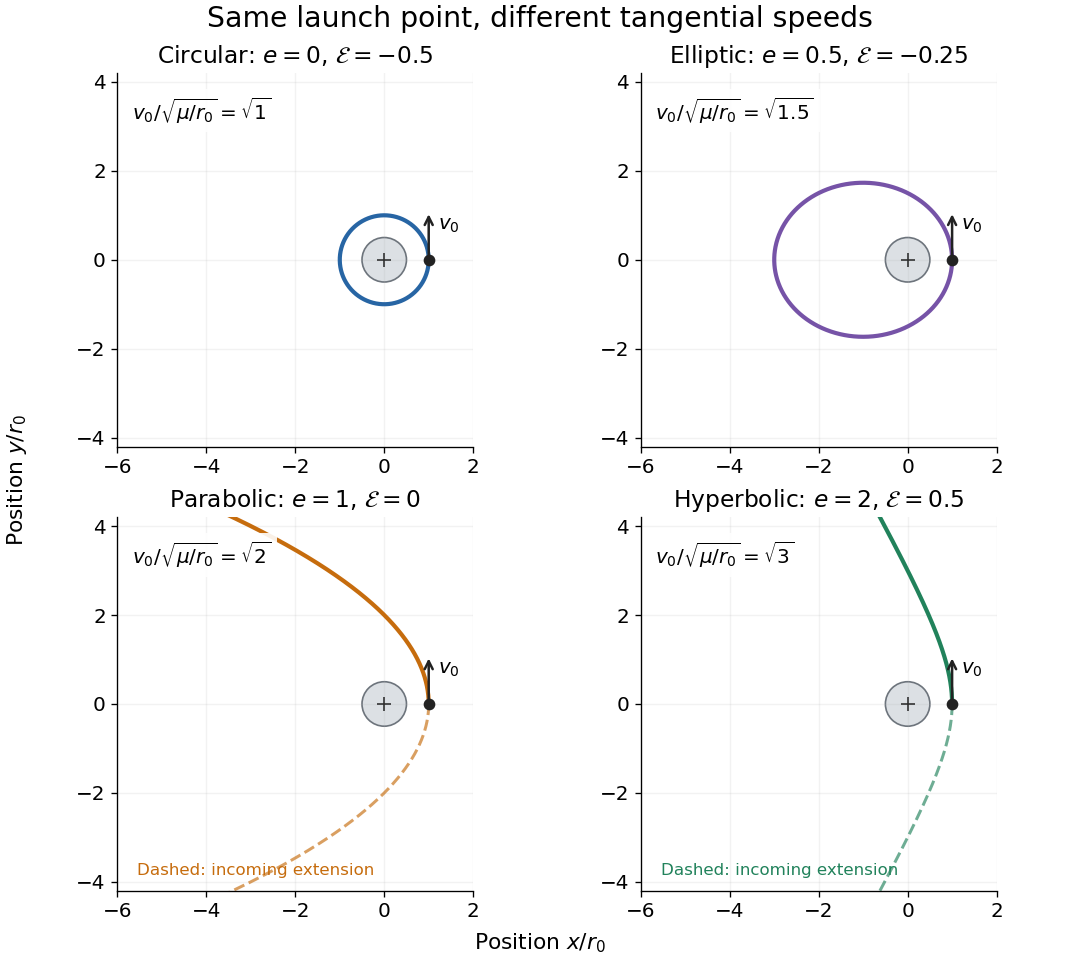

Write the Python code that produced this figure.
"""Plot exact exterior Kepler trajectories across the escape threshold.

Run from _media; writes the matching PNG basename to the working directory.
Tested with Python 3.14, Matplotlib 3.10.7, NumPy 2.3.5 (root pyproject.toml).
Synthetic mu = 8 m^3/s^2, launch r0 = 2 m; body radius R = r0/2.
The curves are conics, not numerical orbit fits or observed flight paths.
"""

from pathlib import Path

import matplotlib.pyplot as plt
from matplotlib.patches import Circle
import numpy as np


def main():
    plt.rcParams.update({"font.size": 12, "axes.titlesize": 14})
    fig, axes = plt.subplots(2, 2, figsize=(9, 8.0), layout="constrained")
    fig.set_facecolor("white")
    fig.suptitle("Same launch point, different tangential speeds", fontsize=17)
    fig.supxlabel(r"Position $x/r_0$", fontsize=13)
    fig.supylabel(r"Position $y/r_0$", fontsize=13)
    cases = [(1.0, "Circular", "#2765a4"), (1.5, "Elliptic", "#7653a7"),
             (2.0, "Parabolic", "#c66c0d"), (3.0, "Hyperbolic", "#21825b")]
    for ax, (s2, name, color) in zip(axes.flat, cases, strict=True):
        e, energy = s2 - 1, s2 / 2 - 1
        # For open orbits, sample only to r/r0 = 12; axes crop the curve.
        fmax = 2 * np.pi if e < 1 else np.arccos((s2 / 12 - 1) / e)
        f = np.linspace(0, fmax, 1400)
        r = s2 / (1 + e * np.cos(f))
        assert np.min(r) >= 1 - 1e-12
        np.testing.assert_allclose(s2 / r - 1, e * np.cos(f), atol=1e-13)
        if e == 0.5:
            assert s2 / (1 - e) == 3
        # Normalized velocity from the Kepler hodograph, with mu/r0 = 1.
        vx, vy = -np.sin(f) / np.sqrt(s2), (e + np.cos(f)) / np.sqrt(s2)
        np.testing.assert_allclose((vx**2 + vy**2) / 2 - 1 / r, energy, atol=2e-14)
        ax.plot(r * np.cos(f), r * np.sin(f), color=color, lw=2.5)
        if e >= 1:
            ax.plot(r * np.cos(f), -r * np.sin(f), color=color, lw=1.8, ls="--", alpha=0.65)
            ax.text(-5.55, -3.85, "Dashed: incoming extension", color=color, fontsize=10)
        ax.add_patch(Circle((0, 0), 0.5, color="#dce0e4", ec="#6d747c", lw=1))
        ax.plot(0, 0, "+", color="#333333", ms=8)
        ax.plot(1, 0, "o", color="#222222", ms=6)
        ax.annotate("", xy=(1, 1.1), xytext=(1, 0),
                    arrowprops={"arrowstyle": "->", "color": "#222222", "lw": 1.5})
        ax.text(1.2, 0.68, r"$v_0$", fontsize=12)
        ax.set_title(rf"{name}: $e={e:g}$, $\mathcal{{E}}={energy:g}$")
        ax.text(0.04, 0.94, rf"$v_0/\sqrt{{\mu/r_0}}=\sqrt{{{s2:g}}}$",
                transform=ax.transAxes, va="top", fontsize=12,
                bbox={"facecolor": "white", "edgecolor": "none", "alpha": 0.9})
        ax.set(xlim=(-6, 2), ylim=(-4.2, 4.2), aspect="equal")
        ax.set_xticks([-6, -4, -2, 0, 2])
        ax.set_yticks([-4, -2, 0, 2, 4])
        ax.grid(alpha=0.16)
        ax.spines[["top", "right"]].set_visible(False)
    fig.savefig(Path(__file__).stem + ".png", dpi=120, facecolor="white", transparent=False)
    plt.close(fig)


if __name__ == "__main__":
    main()
